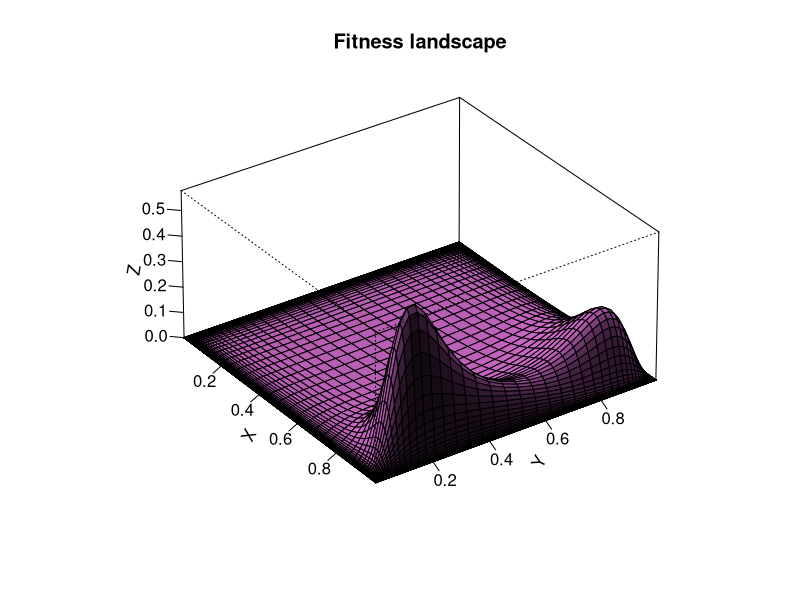
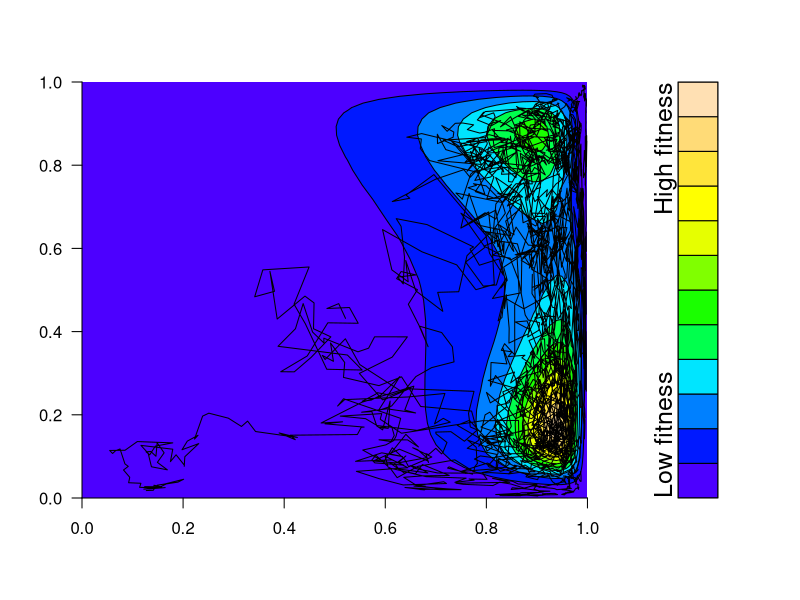

Recreate these plots in R, in order.
# Fitness landscape module
# Oct 20, 2013 by Max Joseph


## Define helper functions ##
# dbivar (calculates bivariate normal log density with no covariance)
dbivar <- function(x, y, mu, sig){
  density.x <- dnorm(x, mu[1], sig, log=T)
  density.y <- dnorm(y, mu[2], sig, log=T)
  return(density.x + density.y)
}

# log.dens (calculates the sum of multiple bivariate normal densities)
log.dens <- function(state, Mu, Sigma){
  X <- state[[1]]
  Y <- state[[2]]
  # Mu and sigma are 2Xnumber of peak arrays
  n.peaks <- length(Sigma)
  intervals <- length(X)
  z <- array(dim=c(intervals, intervals, n.peaks))
  for (i in 1:n.peaks){
    z[, , i] <- outer(X, Y, dbivar, mu=Mu[, i], sig=Sigma[i])
  }
  sumz <- log(apply(exp(z), c(1, 2), sum))
  return(sumz)
}

# define_landscape (generates peak positions & standard deviations)
define_landscape <- function(random = FALSE, n.peaks = NULL){
  if (random == FALSE){
    Mu1 <- c(-2, 2)
    sig1 <- 1  
    Mu2 <- c(2, -2)
    sig2 <- 1
    Mu <- cbind(Mu1, Mu2)
    Sigma <- c(sig1, sig2)
  } else {
    if (!is.numeric(n.peaks)){
      n.peaks <- runif(1, 5, 15)
    }
    Mu <- array(runif(2*n.peaks, -5, 5),
                dim=c(2, n.peaks))
    Sigma <- runif(n.peaks, .5, 2)
  }
  return(list(Mu=Mu, Sigma=Sigma))
}

## Define some parameters ##
x <- seq(-10, 10, length = 100)  # vector series x
y <- seq(-10, 10, length = 100)  # vector series y
antilogit <- function(x){exp(x) / (1 + exp(x))} # scale from 0 to 1
X <- antilogit(x)
Y <- antilogit(y)

st <- list(x, y) # initialize states

# create landscape
landscape <- define_landscape(random = T)

# calculate density
test <- log.dens(st, landscape$Mu, landscape$Sigma)
Z <- exp(test)

# see landscape
par(mfrow=c(1,1))
persp(X, Y, Z, main="Fitness landscape", 
      col="orchid2", theta=55, phi=30, r=40, d=.1, expand=.5, 
      ltheta=90, lphi=180, shade=.4, ticktype="detailed", nticks=5)

# use Metropolis algorithm to simulate random walk within fitness landscape
require(mcmc)
out <- metrop(log.dens, initial=c(0, 0), nbatch=3000, 
              Mu=landscape$Mu, Sigma=landscape$Sigma, scale=.2)
xseq <- out$batch[, 1]
yseq <- out$batch[, 2]
alx <- antilogit(xseq)
aly <- antilogit(yseq)

# visualize population trajectory
filled.contour(X, Y, Z, xlim=c(0, 1.1), ylim=c(0, 1), frame.plot=F,
               color.palette=topo.colors, key.axes=T)
mar.orig <- par("mar")
w <- (3 + mar.orig[2]) * par("csi") * 2.54
layout(matrix(c(2, 1), nc = 2), widths = c(1, lcm(w)))
contour(X, Y, Z,
        drawlabels = F,
        axes = F, 
        frame.plot = F,
        add = T)
mtext("High fitness", side=4, line=2, adj=1, cex=1.5)
mtext("Low fitness", side=4, line=2, adj=0, cex=1.5)
lines(alx, aly)
